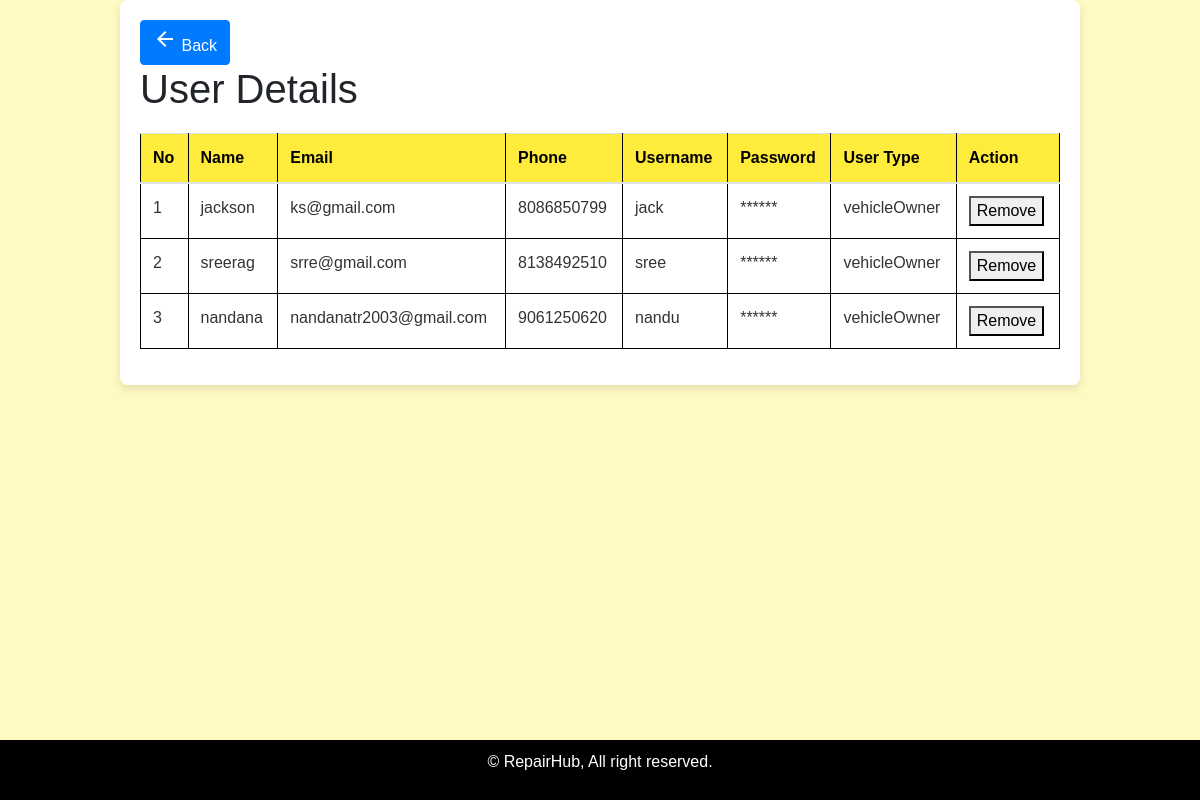
Page /aduser on the committed database.
### vehicle/models.py (models this page shows, shortened)
class register(models.Model):
    name = models.CharField(max_length=100)
    mail = models.EmailField()
    phone = models.IntegerField()
    username = models.CharField(max_length=50)
    password = models.CharField(max_length=50)
    usertype = models.CharField(max_length=20)

### vehicle/views.py (the view)
# urls.py: path('aduser',views.view_user),
def view_user(request):
    data = register.objects.filter(usertype='vehicleOwner')
    return render(request,'viewuser.html',{'users':data})

### template/viewuser.html (shortened to what this page needs)
<!DOCTYPE html>
<html lang="en">
<head>
    <link rel="stylesheet" href="https://maxcdn.bootstrapcdn.com/bootstrap/4.0.0/css/bootstrap.min.css">
</head>
<body>
    <div class="container">
        <a href="javascript:history.back()" class="btn btn-primary back-button">
            <i class="material-icons">arrow_back</i> Back
        </a>
        <h1>User Details</h1>
        <table class="table">
            <thead>
                <tr>
                    <th>No</th>
                    <th>Name</th>
                    <th>Email</th>
                    <th>Phone</th>
                    <th>Username</th>
                    <th>Password</th>
                    <th>User Type</th>
                    <th>Action</th>
                </tr>
            </thead>
            <tbody>
                {% for user in users %}
                    <tr>
                        <td>{{ forloop.counter }}</td>
                        <td>{{ user.name }}</td>
                        <td>{{ user.mail }}</td>
                        <td>{{ user.phone }}</td>
                        <td>{{ user.username }}</td>
                        <td>******</td>
                        <td>{{ user.usertype }}</td>
                        <td>
                            <form action="{% url 'remove_user' user.id %}" method="post" style="display:inline;">
                                <button type="submit" class="btn-remove">Remove</button>
                            </form>
                        </td>
                    </tr>
                {% empty %}
                    <tr>
                        <td colspan="7">No registerd user available.</td>
                    </tr>
                {% endfor %}
            </tbody>
        </table>
    </div>
    <footer>
        <p>&copy; RepairHub, All right reserved.</p>
    </footer>
</body>
</html>

### template/viewuser.html (style rules this page uses)
body { font-family: Arial, sans-serif; margin: 0; padding: 0; background-color: #fff9c4; }
.container { width: 80%; margin: auto; overflow: hidden; padding: 20px; background-color: #ffffff; border-radius: 8px; box-shadow: 0 4px 8px rgba(0, 0, 0, 0.1); }
table { width: 100%; border-collapse: collapse; margin: 20px 0; }
th, td { padding: 12px; text-align: left; border: 1px solid #000; }
th { background-color: #ffeb3b; color: #000; }
td { background-color: #fff; color: #333; }
tr:nth-child(even) { background-color: #fff9c4; }
tr:nth-child(odd) { background-color: #f0f0f0; }
footer { background-color: #000; color: #fff; text-align: center; padding: 10px 0; position: fixed; bottom: 0; width: 100%; }

### rows in the picture
register: name "jackson", mail "ks@gmail.com", phone "8086850799", username "jack", usertype "vehicleOwner"
register: name "sreerag", mail "srre@gmail.com", phone "8138492510", username "sree", usertype "vehicleOwner"
register: name "nandana", mail "nandanatr2003@gmail.com", phone "9061250620", username "nandu", usertype "vehicleOwner"
